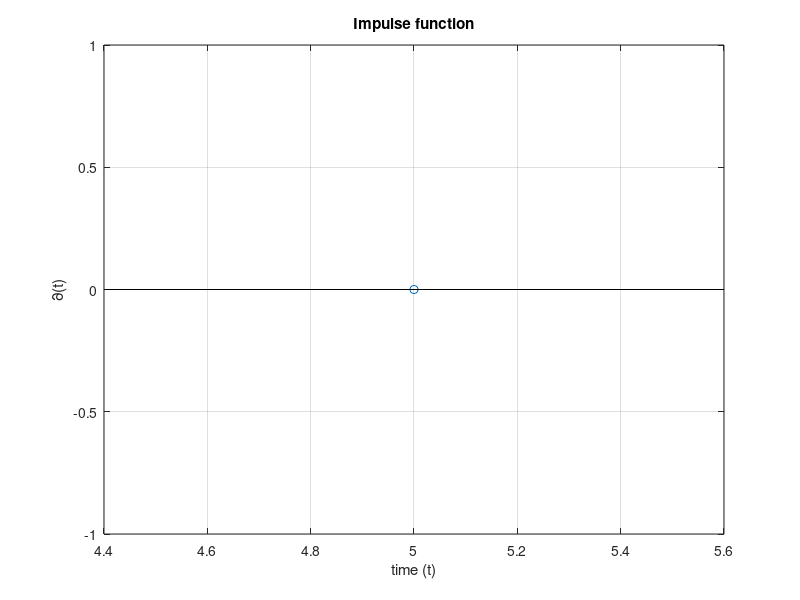

Recreate this plot in MATLAB.
clc;
clear;
close all;
%{
Impulse function given by
∂ (t) = { 1 for t=0 ; 0 otherwise }
%}
n1=input('Lower limit: ');
n2=input('Upper limit: ');
x=n1:n2;
y= x==0;
stem(x,y,'Linewidth',2);
xlabel('time (t)');
ylabel('∂(t)');
title('Impulse function');
grid on;